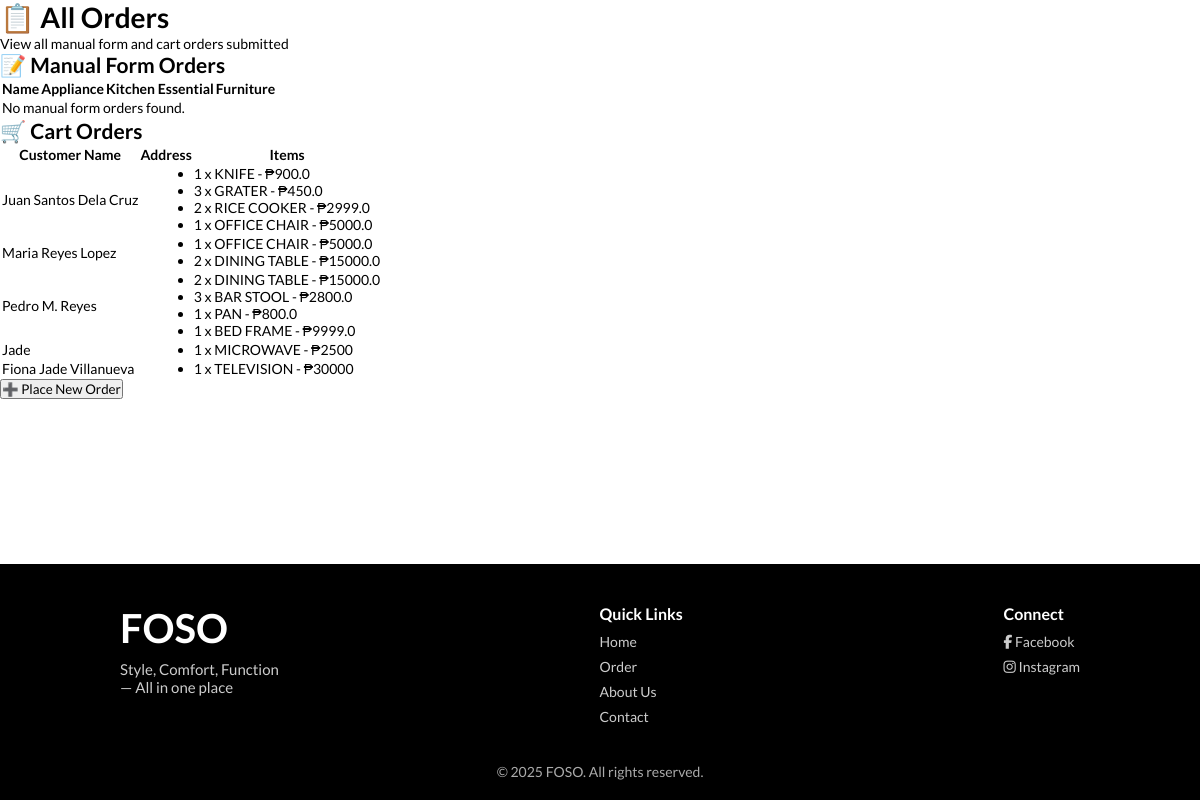
Page /list on the committed database.
### tables this page shows
CREATE TABLE cart_orders (
            id INTEGER PRIMARY KEY AUTOINCREMENT,
            customer_name TEXT,
            phone TEXT,
            email TEXT,
            region TEXT,
            province TEXT,
            city TEXT,
            barangay TEXT,
            street TEXT,
            note TEXT,
            payment_method TEXT,
            items TEXT,
            order_date TEXT DEFAULT CURRENT_TIMESTAMP,
            total_amount REAL
            );

### first_app.py (the view)
@app.route("/list", methods=["GET"])
def list_orders():
    form_orders = get_orders()
    cart_orders = get_cart_orders()
    return render_template("list.html", orders=form_orders, cart_orders=cart_orders)

### first_app.py (called while the page is built)
def get_orders():
    con = sqlite3.connect("orders.db")
    con.row_factory = sqlite3.Row
    cur = con.cursor()
    cur.execute("SELECT * FROM orders")
    return cur.fetchall()

def get_cart_orders():
    con = sqlite3.connect("orders.db")
    con.row_factory = sqlite3.Row
    cur = con.cursor()
    cur.execute("SELECT * FROM cart_orders")
    rows = cur.fetchall()
    con.close()
    cart_orders = []
    for row in rows:
        order = dict(row)
        try:
            order["items"] = json.loads(order["items"])
        except json.JSONDecodeError:
            order["items"] = []
        cart_orders.append(order)
    return cart_orders

### templates/list.html (shortened to what this page needs)
{% extends "base.html" %}
{% block content %}
<div class="order-wrapper">
    <div class="order-header">
        <h1>📋 All Orders</h1>
        <p>View all manual form and cart orders submitted</p>
    </div>
    <h2 class="section-title">📝 Manual Form Orders</h2>
    <table class="order-table">
        <thead>
            <tr>
                <th>Name</th>
                <th>Appliance</th>
                <th>Kitchen Essential</th>
                <th>Furniture</th>
            </tr>
        </thead>
        <tbody>
            {% for o in orders %}
            <tr>
                <td>{{ o['name'] }}</td>
                <td>{{ o['appliance'] }}</td>
                <td>{{ o['kitchen_essential'] }}</td>
                <td>{{ o['furniture'] }}</td>
            </tr>
            {% else %}
            <tr>
                <td colspan="4" class="text-center">No manual form orders found.</td>
            </tr>
            {% endfor %}
        </tbody>
    </table>
    <h2 class="section-title">🛒 Cart Orders</h2>
    <table class="order-table">
        <thead>
            <tr>
                <th>Customer Name</th>
                <th>Address</th>
                <th>Items</th>
            </tr>
        </thead>
        <tbody>
            {% for cart in cart_orders %}
            <tr>
                <td>{{ cart['customer_name'] }}</td>
                <td>{{ cart['customer_address'] }}</td>
                <td>
                    <ul class="item-list">
                        {% for item in cart['items'] %}
                            <li>{{ item.quantity }} x {{ item.name }} - ₱{{ item.price }}</li>
                        {% endfor %}
                    </ul>
                </td>
            </tr>
            {% else %}
            <tr>
                <td colspan="3" class="text-center">No cart orders found.</td>
            </tr>
            {% endfor %}
        </tbody>
    </table>
    <div class="order-button">
        <form action="/order">
            <button type="submit">➕ Place New Order</button>
        </form>
    </div>
</div>
{% endblock %}

### static/style.css (style rules this page uses)
* { margin: 0; padding: 0; box-sizing: border-box; font-family: 'Lato', sans-serif; }
body { margin: 0; padding: 0; background-color: #fff; color: #000; width: 100vw; max-width: 100vw; font-size: 14px; overflow-x: hidden; position: relative; }
html, body { height: 100%; }

### rows in the picture
cart_orders: customer_name "Juan Santos Dela Cruz", quantity "1" "3" "2" "1", name "KNIFE" "GRATER" "RICE COOKER" "OFFICE CHAIR", price "900.0" "450.0" "2999.0" "5000.0"
cart_orders: customer_name "Maria Reyes Lopez", quantity "1" "2", name "OFFICE CHAIR" "DINING TABLE", price "5000.0" "15000.0"
cart_orders: customer_name "Pedro M. Reyes", quantity "2" "3" "1" "1", name "DINING TABLE" "BAR STOOL" "PAN" "BED FRAME", price "15000.0" "2800.0" "800.0" "9999.0"
cart_orders: customer_name "Jade", quantity "1", name "MICROWAVE", price "2500"
cart_orders: customer_name "Fiona Jade Villanueva", quantity "1", name "TELEVISION", price "30000"
